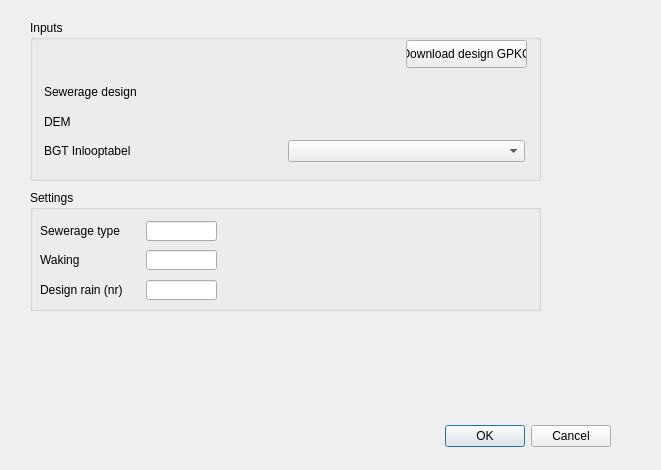
<?xml version="1.0" encoding="UTF-8"?>
<ui version="4.0">
 <class>SewerageDesignerDialogBase</class>
 <widget class="QDialog" name="SewerageDesignerDialogBase">
  <property name="geometry">
   <rect>
    <x>0</x>
    <y>0</y>
    <width>661</width>
    <height>470</height>
   </rect>
  </property>
  <property name="windowTitle">
   <string>SewerageDesigner</string>
  </property>
  <widget class="QDialogButtonBox" name="button_box">
   <property name="geometry">
    <rect>
     <x>270</x>
     <y>420</y>
     <width>341</width>
     <height>32</height>
    </rect>
   </property>
   <property name="orientation">
    <enum>Qt::Horizontal</enum>
   </property>
   <property name="standardButtons">
    <set>QDialogButtonBox::Cancel|QDialogButtonBox::Ok</set>
   </property>
  </widget>
  <widget class="QGroupBox" name="groupBox">
   <property name="geometry">
    <rect>
     <x>30</x>
     <y>20</y>
     <width>511</width>
     <height>161</height>
    </rect>
   </property>
   <property name="title">
    <string>Inputs</string>
   </property>
   <widget class="QPushButton" name="pushButton">
    <property name="geometry">
     <rect>
      <x>376</x>
      <y>20</y>
      <width>121</width>
      <height>28</height>
     </rect>
    </property>
    <property name="text">
     <string>Download design GPKG</string>
    </property>
   </widget>
   <widget class="QWidget" name="">
    <property name="geometry">
     <rect>
      <x>14</x>
      <y>60</y>
      <width>481</width>
      <height>82</height>
     </rect>
    </property>
    <layout class="QGridLayout" name="gridLayout">
     <item row="0" column="0">
      <widget class="QLabel" name="label_2">
       <property name="text">
        <string>Sewerage design</string>
       </property>
      </widget>
     </item>
     <item row="0" column="1">
      <widget class="QgsFileWidget" name="mQgsFileWidget"/>
     </item>
     <item row="1" column="0">
      <widget class="QLabel" name="label_3">
       <property name="text">
        <string>DEM</string>
       </property>
      </widget>
     </item>
     <item row="1" column="1">
      <widget class="QgsFileWidget" name="mQgsFileWidget_2"/>
     </item>
     <item row="2" column="0">
      <widget class="QLabel" name="label">
       <property name="text">
        <string>BGT Inlooptabel</string>
       </property>
      </widget>
     </item>
     <item row="2" column="1">
      <widget class="QgsMapLayerComboBox" name="mMapLayerComboBox"/>
     </item>
    </layout>
   </widget>
  </widget>
  <widget class="QGroupBox" name="groupBox_2">
   <property name="geometry">
    <rect>
     <x>30</x>
     <y>190</y>
     <width>511</width>
     <height>121</height>
    </rect>
   </property>
   <property name="title">
    <string>Settings</string>
   </property>
   <widget class="QLabel" name="label_12">
    <property name="geometry">
     <rect>
      <x>10</x>
      <y>31</y>
      <width>99</width>
      <height>20</height>
     </rect>
    </property>
    <property name="text">
     <string>Sewerage type</string>
    </property>
   </widget>
   <widget class="QLineEdit" name="ontwerp_vgs_naam">
    <property name="geometry">
     <rect>
      <x>116</x>
      <y>90</y>
      <width>71</width>
      <height>20</height>
     </rect>
    </property>
   </widget>
   <widget class="QLabel" name="label_20">
    <property name="geometry">
     <rect>
      <x>10</x>
      <y>90</y>
      <width>99</width>
      <height>20</height>
     </rect>
    </property>
    <property name="text">
     <string/>
    </property>
   </widget>
   <widget class="QLineEdit" name="ontwerp_hemelwater_naam">
    <property name="geometry">
     <rect>
      <x>116</x>
      <y>60</y>
      <width>71</width>
      <height>20</height>
     </rect>
    </property>
   </widget>
   <widget class="QLineEdit" name="ontwerp_gemengd_naam">
    <property name="geometry">
     <rect>
      <x>116</x>
      <y>31</y>
      <width>71</width>
      <height>20</height>
     </rect>
    </property>
   </widget>
   <widget class="QLabel" name="label_18">
    <property name="geometry">
     <rect>
      <x>10</x>
      <y>60</y>
      <width>99</width>
      <height>20</height>
     </rect>
    </property>
    <property name="text">
     <string>Waking </string>
    </property>
   </widget>
   <widget class="QLabel" name="label_19">
    <property name="geometry">
     <rect>
      <x>10</x>
      <y>90</y>
      <width>99</width>
      <height>20</height>
     </rect>
    </property>
    <property name="text">
     <string>Design rain (nr)</string>
    </property>
   </widget>
  </widget>
 </widget>
 <customwidgets>
  <customwidget>
   <class>QgsFileWidget</class>
   <extends>QWidget</extends>
   <header>qgsfilewidget.h</header>
  </customwidget>
  <customwidget>
   <class>QgsMapLayerComboBox</class>
   <extends>QComboBox</extends>
   <header>qgsmaplayercombobox.h</header>
  </customwidget>
 </customwidgets>
 <resources/>
 <connections>
  <connection>
   <sender>button_box</sender>
   <signal>rejected()</signal>
   <receiver>SewerageDesignerDialogBase</receiver>
   <slot>reject()</slot>
   <hints>
    <hint type="sourcelabel">
     <x>20</x>
     <y>20</y>
    </hint>
    <hint type="destinationlabel">
     <x>20</x>
     <y>20</y>
    </hint>
   </hints>
  </connection>
  <connection>
   <sender>button_box</sender>
   <signal>accepted()</signal>
   <receiver>SewerageDesignerDialogBase</receiver>
   <slot>accept()</slot>
   <hints>
    <hint type="sourcelabel">
     <x>20</x>
     <y>20</y>
    </hint>
    <hint type="destinationlabel">
     <x>20</x>
     <y>20</y>
    </hint>
   </hints>
  </connection>
 </connections>
</ui>
